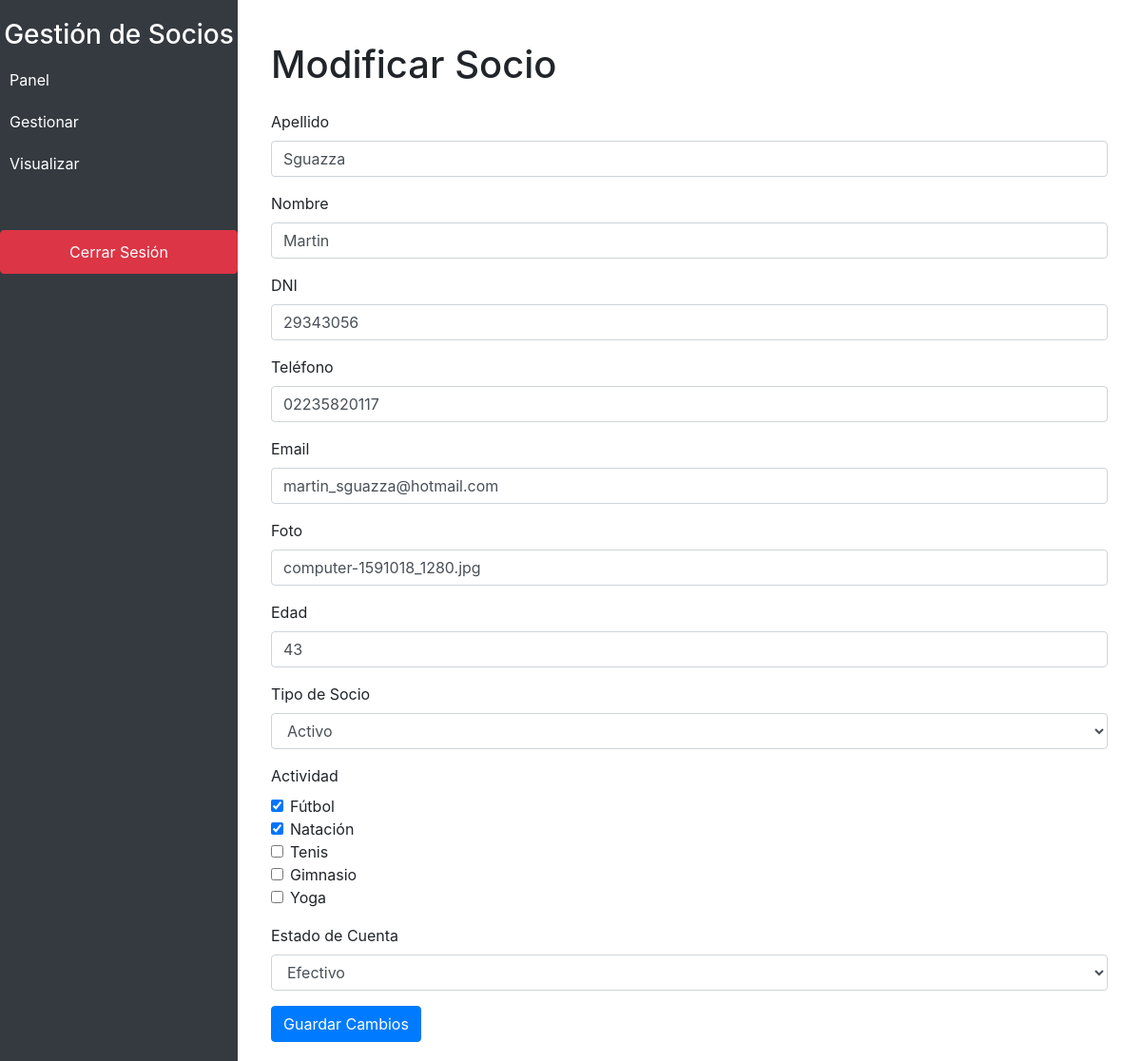
Screenshot of /modificar_socio.php?id=10 (signed in) with the database file from the repository.
### tables this page shows
CREATE TABLE `socios` (
  `id` int(11) NOT NULL,
  `apellido` varchar(50) NOT NULL,
  `nombre` varchar(50) NOT NULL,
  `dni` varchar(20) NOT NULL,
  `telefono` varchar(20) NOT NULL,
  `email` varchar(50) NOT NULL,
  `foto` varchar(100) NOT NULL,
  `edad` int(11) NOT NULL,
  `tipo_socio_id` int(11) NOT NULL,
  `cuota` decimal(10,2) NOT NULL,
  `estado_cuenta` varchar(20) NOT NULL,
  `actividad` int(11) DEFAULT NULL,
  `fecha_inicio` date DEFAULT NULL,
  `fecha_ultimo_pago` date DEFAULT NULL,
  `fecha_registro` timestamp NULL DEFAULT current_timestamp()
);

CREATE TABLE `tipos_socios` (
  `id` int(11) NOT NULL,
  `tipo` varchar(50) NOT NULL,
  `monto` decimal(10,2) NOT NULL
);

CREATE TABLE `actividades` (
  `id` int(11) NOT NULL,
  `nombre` varchar(50) NOT NULL,
  `precio` decimal(10,2) NOT NULL
);

### modificar_socio.php (the view, shortened to what this page needs)
<?php
$servername = "srv650.hstgr.io";
$username = "u704891060_Hermanos2025";
$password = "Hermanos_2025";
$dbname = "u704891060_club_telefonos";
$conn = new mysqli($servername, $username, $password, $dbname);
if ($_SERVER['REQUEST_METHOD'] == 'POST') {
    $id = $_POST['id'];
    $apellido = $_POST['apellido'];
    $nombre = $_POST['nombre'];
    $dni = $_POST['dni'];
    $telefono = $_POST['telefono'];
    $email = $_POST['email'];
    $foto = $_POST['foto'];
    $edad = $_POST['edad'];
    $tipo_socio_id = $_POST['tipo_socio_id'];
    $actividades = isset($_POST['actividades']) ? $_POST['actividades'] : [];
    $estado_cuenta = $_POST['estado_cuenta'];
    $adulto_nombre = $_POST['adulto_nombre'] ?? null;
    $adulto_apellido = $_POST['adulto_apellido'] ?? null;
    $adulto_dni = $_POST['adulto_dni'] ?? null;
    $adulto_telefono = $_POST['adulto_telefono'] ?? null;
    $adulto_email = $_POST['adulto_email'] ?? null;
    $sql = "UPDATE socios SET
                apellido='$apellido',
                nombre='$nombre',
                dni='$dni',
                telefono='$telefono',
                email='$email',
                foto='$foto',
                edad='$edad',
                tipo_socio_id='$tipo_socio_id',
                estado_cuenta='$estado_cuenta'
            WHERE id='$id'";
    if ($conn->query($sql) === TRUE) {
        $conn->query("DELETE FROM socios_actividades WHERE socio_id='$id'");
        foreach ($actividades as $actividad_id) {
            $conn->query("INSERT INTO socios_actividades (socio_id, actividad_id) VALUES ('$id', '$actividad_id')");
        }
        if ($edad < 13) {
            $sql_responsable = "REPLACE INTO responsables
                        (socio_id, nombre, apellido, dni, telefono, email)
                        VALUES ('$id', '$adulto_nombre', '$adulto_apellido', '$adulto_dni', '$adulto_telefono', '$adulto_email')";
            $conn->query($sql_responsable);
        } else {
            $conn->query("DELETE FROM responsables WHERE socio_id='$id'");
        }
        header("Location: ver_socios.php");
        exit;
    } else {
        echo "Error al actualizar el registro: " . $conn->error;
    }
    $conn->close();
} else {
    $id = $_GET['id'];
    $sql = "SELECT * FROM socios WHERE id='$id'";
    $result = $conn->query($sql);
    if ($result->num_rows > 0) {
        $row = $result->fetch_assoc();
    } else {
        echo "No se encontró el socio.";
        exit;
    }
    $sql = "SELECT * FROM tipos_socios";
    $tipos_socios = $conn->query($sql);
    $sql = "SELECT * FROM actividades";
    $actividades = $conn->query($sql);
    $sql = "SELECT actividad_id FROM socios_actividades WHERE socio_id='$id'";
    $result_actividades = $conn->query($sql);
    $socio_actividades = [];
    while ($row_actividad = $result_actividades->fetch_assoc()) {
        $socio_actividades[] = $row_actividad['actividad_id'];
    }
}
?>
<?php include('header.php'); ?>
<h1 class="my-4">Modificar Socio</h1>
<form action="modificar_socio.php" method="POST">
    <div class="form-group">
        <label for="apellido">Apellido</label>
        <input type="text" class="form-control" id="apellido" name="apellido" value="<?php echo htmlspecialchars($row['apellido']); ?>" required>
    </div>
    <div class="form-group">
        <label for="nombre">Nombre</label>
        <input type="text" class="form-control" id="nombre" name="nombre" value="<?php echo htmlspecialchars($row['nombre']); ?>" required>
    </div>
    <div class="form-group">
        <label for="dni">DNI</label>
        <input type="text" class="form-control" id="dni" name="dni" value="<?php echo htmlspecialchars($row['dni']); ?>" required>
    </div>
    <div class="form-group">
        <label for="telefono">Teléfono</label>
        <input type="text" class="form-control" id="telefono" name="telefono" value="<?php echo htmlspecialchars($row['telefono']); ?>" required>
    </div>
    <div class="form-group">
        <label for="email">Email</label>
        <input type="email" class="form-control" id="email" name="email" value="<?php echo htmlspecialchars($row['email']); ?>" required>
    </div>
    <div class="form-group">
        <label for="foto">Foto</label>
        <input type="text" class="form-control" id="foto" name="foto" value="<?php echo htmlspecialchars($row['foto']); ?>" required>
    </div>
    <div class="form-group">
        <label for="edad">Edad</label>
        <input type="number" class="form-control" id="edad" name="edad" value="<?php echo htmlspecialchars($row['edad']); ?>" required onchange="checkAge()">
    </div>
    <div class="form-group">
        <label for="tipo_socio_id">Tipo de Socio</label>
        <select class="form-control" id="tipo_socio_id" name="tipo_socio_id" required>
            <?php while($tipo = $tipos_socios->fetch_assoc()): ?>
                <option value="<?php echo $tipo['id']; ?>" <?php if ($row['tipo_socio_id'] == $tipo['id']) echo 'selected'; ?>>
                    <?php echo htmlspecialchars($tipo['tipo']); ?>
                </option>
            <?php endwhile; ?>
        </select>
    </div>
    <div class="form-group">
        <label>Actividad</label>
        <?php while($actividad = $actividades->fetch_assoc()): ?>
            <div class="form-check">
                <input class="form-check-input" type="checkbox" name="actividades[]" value="<?php echo $actividad['id']; ?>" id="actividad_<?php echo $actividad['id']; ?>" <?php if (in_array($actividad['id'], $socio_actividades)) echo 'checked'; ?>>
                <label class="form-check-label" for="actividad_<?php echo $actividad['id']; ?>">
                    <?php echo htmlspecialchars($actividad['nombre']); ?>
                </label>
            </div>
        <?php endwhile; ?>
    </div>
    <div class="form-group">
        <label for="estado_cuenta">Estado de Cuenta</label>
        <select class="form-control" id="estado_cuenta" name="estado_cuenta" required>
            <option value="Efectivo" <?php if ($row['estado_cuenta'] == 'Efectivo') echo 'selected'; ?>>Efectivo</option>
        </select>
    </div>
    <button type="submit" class="btn btn-primary">Guardar Cambios</button>
</form>
<?php include('footer.php'); ?>

### header.php (shortened to what this page needs)
<!DOCTYPE html>
<html lang="es">
<head>
    <link href="https://stackpath.bootstrapcdn.com/bootstrap/4.5.2/css/bootstrap.min.css" rel="stylesheet">
</head>
<body>
    <div class="sidebar">
        <h3 class="text-center">Gestión de Socios</h3>
        <a href="panel.php">Panel</a>
        <a href="#gestionar" data-toggle="collapse">Gestionar</a>
        <a href="#visualizar" data-toggle="collapse">Visualizar</a>
        <a href="logout.php" class="btn btn-danger btn-block mt-5">Cerrar Sesión</a>
    </div>
    <div class="main-content">
        <div class="container">

### footer.php (shortened to what this page needs)
</div>
    </div>
</body>
</html>

### header.php (style rules this page uses)
body { display: flex; min-height: 100vh; flex-direction: column; }
.sidebar { height: 100%; position: fixed; top: 0; left: 0; width: 250px; background-color: #343a40; color: white; padding-top: 20px; }
.sidebar a { color: white; text-decoration: none; display: block; padding: 10px; transition: 0.3s; }
.main-content { margin-left: 250px; padding: 20px; }

### rows the page displays
socios: apellido "Sguazza", nombre "Martin", dni "29343056", telefono "02235820117", email "martin_sguazza@hotmail.com", foto "computer-1591018_1280.jpg", edad "43", tipo_socio_id "Activo", estado_cuenta "Efectivo"
actividades: id "☑", nombre "Fútbol"
actividades: id "☑", nombre "Natación"
actividades: nombre "Tenis"
actividades: nombre "Gimnasio"
actividades: nombre "Yoga"
